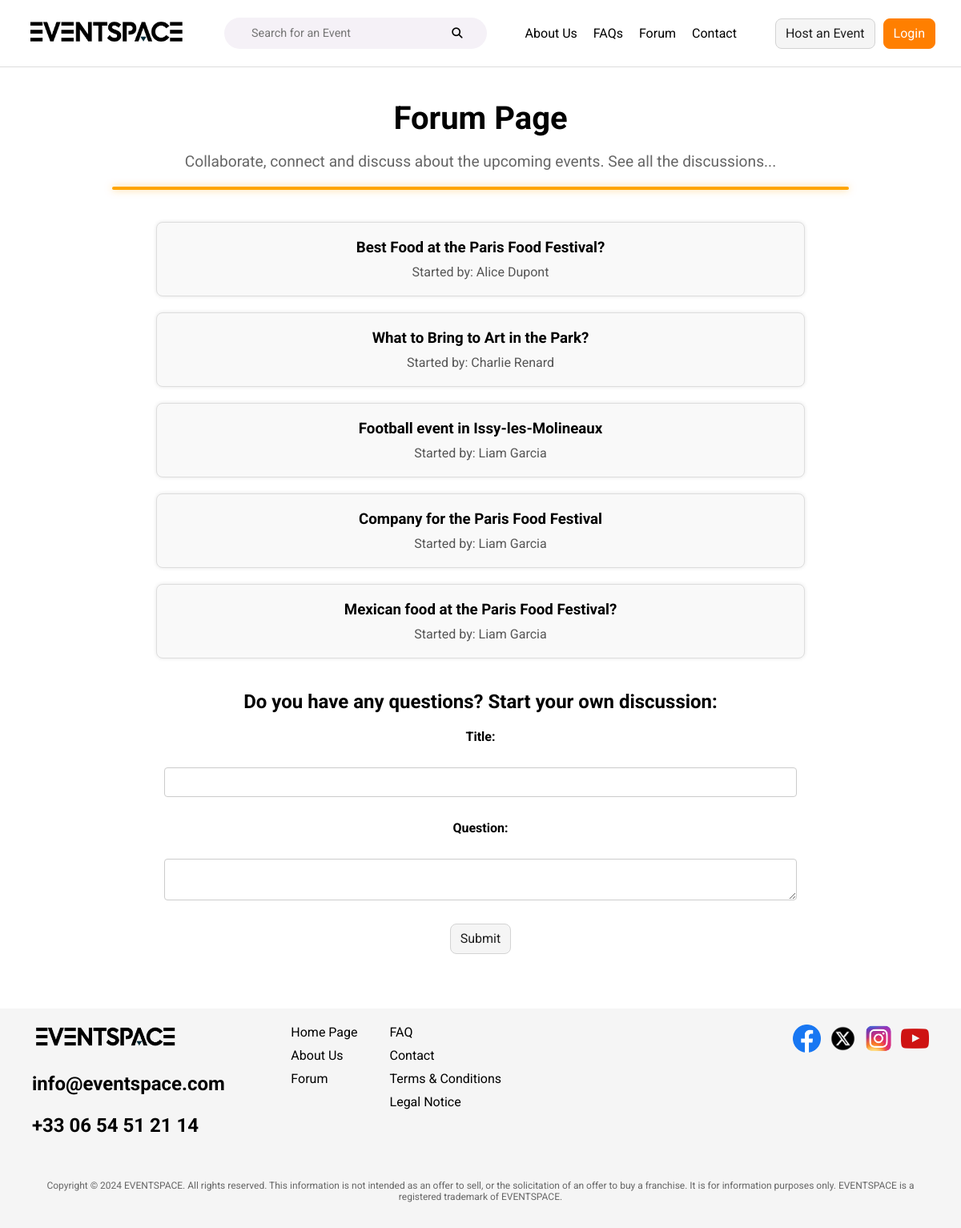
The app's page /server/views/forum.php with its own data.
### tables this page shows
CREATE TABLE `forumdiscussion` (
  `id` int(11) NOT NULL,
  `title` varchar(100) NOT NULL,
  `question` text NOT NULL,
  `idUser` int(11) DEFAULT NULL
);

### server/models/forum.php (called while the page is built, shortened)
<?php
function getDiscussions($conn)
{
    $sql = "SELECT forumdiscussion.id, forumdiscussion.title, CONCAT(user.firstName, ' ', user.lastName) AS 'User'
            FROM forumdiscussion
            INNER JOIN user ON forumdiscussion.idUser = user.id";
    $result = $conn->query($sql);
    $discussions = [];
    if ($result->num_rows > 0) {
        while ($row = $result->fetch_assoc()) {
            $discussions[] = $row;
        }
    }
    return $discussions;
}
?>

### server/controllers/forum.php (called while the page is built, shortened)
<?php
include(__DIR__ . "/../db_connection.php");
include_once(__DIR__ . "/../models/forum.php");
$discussions = getDiscussions($conn);
?>

### server/views/forum.php (the view, shortened to what this page needs)
<?php include_once "../controllers/forum.php"; ?>
<?php include_once '../components/header.php'; ?>
<main>
    <div class="forum-container">
        <section class="discussions-header">
            <h1>Forum Page</h1>
            <p>Collaborate, connect and discuss about the upcoming events. See all the discussions...</p>
        </section>
        <section class="discussions">
            <?php if (!empty($discussions)): ?>
                <?php foreach ($discussions as $discussion): ?>
                    <a href="discussion.php?id=<?php echo htmlspecialchars($discussion['id']); ?>" class="discussion-link">
                        <div class="discussion-item">
                            <h3><?php echo htmlspecialchars($discussion['title']); ?></h3>
                            <p>Started by: <?php echo htmlspecialchars($discussion['User']); ?></p>
                        </div>
                    </a>
                <?php endforeach; ?>
            <?php else: ?>
                <p>No discussions found.</p>
            <?php endif; ?>
        </section>
        <section class="add-discussion">
            <h2>Do you have any questions? Start your own discussion:</h2>
            <form method="POST" action="">
                <label for="title">Title:</label><br>
                <input type="text" id="title" name="title" required><br>
                <label for="question">Question:</label><br>
                <textarea id="question" name="question" required></textarea><br>
                <button class="btn" type="submit" name="new-discussion">Submit</button>
            </form>
        </section>
    </div>
</main>
<?php include_once '../components/footer.php'; ?>
</body>
</html>

### server/styles/common.css (style rules this page uses)
body { margin: 0; padding: 0; }
:root { --primary-color: #ff7f00; --primary-color-hover: #e67300; --primary-color-active: #cc6600; --border-color: #d3d3d3; --border-color-hover: #c6c6c6; --border-color-active: #8a8a8a; }
* { font-family: "Roboto", sans-serif; }
.btn { display: inline-block; font-weight: 400; color: #1e1e1e; background-color: #f5f5f5; border: 1px solid var(--border-color); padding: 0.375rem 0.75rem; font-size: 1rem; line-height: 1.5; border-radius: 0.5rem; text-align: center; text-decoration: none; text-wrap: none; white-space: nowrap; cursor: pointer; transition: color 0.15s ease-in-out, background-color 0.15s ease-in-out, border-color 0.15s ease-in-out, box-shadow 0.15s ease-in-out; }

### server/styles/forum.css (style rules this page uses)
.forum-container { text-align: center; width: 80%; margin: 0 auto; padding: 20px; background-color: #fff; border-radius: 8px; }
.discussions-header { position: relative; text-align: center; padding: 20px; margin-bottom: 20px; }
.discussions-header h1 { align-self: center; font-size: 2.5em; margin: 0; }
.discussions-header p { font-size: 1.2em; color: #666; }
.discussions-header::after { content: ''; display: block; width: 100%; height: 4px; background-color: orange; margin: 20px auto 0; border-radius: 2px; box-shadow: 0 0 10px rgba(255, 165, 0, 0.5); }
.discussions, .add-discussion { margin-top: 20px; text-align: center; }
.discussion-link { text-decoration: none; color: inherit; }
.discussion-item { margin-bottom: 20px; padding: 20px; background-color: #f9f9f9; border: 1px solid #ddd; border-radius: 8px; box-shadow: 0 0 5px rgba(0, 0, 0, 0.1); display: inline-block; width: 80%; transition: background-color 0.3s; }
.discussion-item h3 { margin: 0 0 10px; }
.discussion-item p { margin: 0; color: #555; }
.add-discussion form { display: flex; flex-direction: column; align-items: center; }
.add-discussion label { margin-bottom: 10px; font-weight: bold; }
.add-discussion input[type="text"], .add-discussion textarea { width: 80%; margin-bottom: 10px; padding: 10px; border: 1px solid #ccc; border-radius: 4px; resize: vertical; }

### records on screen
forumdiscussion: title "Best Food at the Paris Food Festival?", User "Alice Dupont"
forumdiscussion: title "What to Bring to Art in the Park?", User "Charlie Renard"
forumdiscussion: title "Football event in Issy-les-Molineaux", User "Liam Garcia"
forumdiscussion: title "Company for the Paris Food Festival", User "Liam Garcia"
forumdiscussion: title "Mexican food at the Paris Food Festival?", User "Liam Garcia"
